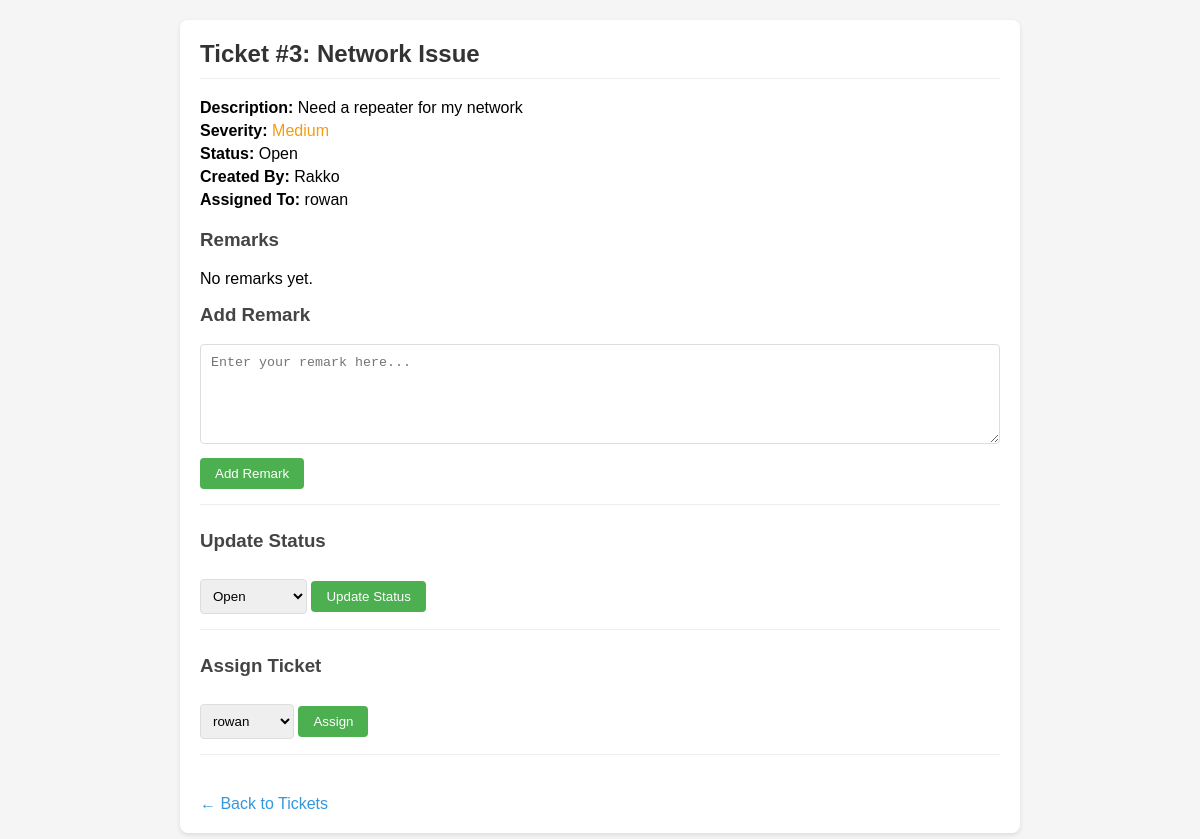
Page /tickets/manage.php?id=3 (signed in) on the committed database.
### tables this page shows
CREATE TABLE `tickets` (
  `id` int(11) NOT NULL,
  `title` varchar(100) NOT NULL,
  `description` text NOT NULL,
  `severity` enum('low','medium','high','critical') NOT NULL,
  `status` enum('open','in_progress','resolved','closed') DEFAULT 'open',
  `created_by` int(11) NOT NULL,
  `assigned_to` int(11) DEFAULT NULL,
  `department` varchar(50) NOT NULL,
  `created_at` timestamp NOT NULL DEFAULT current_timestamp(),
  `updated_at` timestamp NOT NULL DEFAULT current_timestamp() ON UPDATE current_timestamp()
);

CREATE TABLE `users` (
  `id` int(11) NOT NULL,
  `username` varchar(50) NOT NULL,
  `password` varchar(255) NOT NULL,
  `full_name` varchar(100) NOT NULL,
  `email` varchar(100) NOT NULL,
  `role` enum('admin','supervisor','officer','junior_officer') NOT NULL,
  `department` varchar(50) NOT NULL,
  `created_at` timestamp NOT NULL DEFAULT current_timestamp()
);

### tickets/manage.php (the view, shortened to what this page needs)
<?php
require_once '../api/config/database.php';
$ticket_id = $_GET['id'] ?? null;
$stmt = $pdo->prepare("SELECT t.*, u1.username as created_by_username, u2.username as assigned_to_username
                       FROM tickets t
                       LEFT JOIN users u1 ON t.created_by = u1.id
                       LEFT JOIN users u2 ON t.assigned_to = u2.id
                       WHERE t.id = ?");
$stmt->execute([$ticket_id]);
$ticket = $stmt->fetch();
$stmt = $pdo->prepare("SELECT r.*, u.username FROM remarks r JOIN users u ON r.user_id = u.id WHERE r.ticket_id = ? ORDER BY r.created_at DESC");
$stmt->execute([$ticket_id]);
$remarks = $stmt->fetchAll();
$users = [];
if ($_SESSION['role'] === 'supervisor' || $_SESSION['role'] === 'admin') {
    $stmt = $pdo->prepare("SELECT id, username FROM users WHERE department = ?");
    $stmt->execute([$_SESSION['department']]);
    $users = $stmt->fetchAll();
}
?>
<!DOCTYPE html>
<html>
<head>
</head>
<body>
    <div class="container">
        <h2>Ticket #<?= htmlspecialchars($ticket_id) ?>: <?= htmlspecialchars($ticket['title']) ?></h2>
        <div class="ticket-info">
            <p><strong>Description:</strong> <?= htmlspecialchars($ticket['description']) ?></p>
            <p><strong>Severity:</strong> <span class="severity-<?= $ticket['severity'] ?>"><?= ucfirst($ticket['severity']) ?></span></p>
            <p><strong>Status:</strong> <?= ucfirst(str_replace('_', ' ', $ticket['status'])) ?></p>
            <p><strong>Created By:</strong> <?= htmlspecialchars($ticket['created_by_username']) ?></p>
            <p><strong>Assigned To:</strong> <?= $ticket['assigned_to_username'] ? htmlspecialchars($ticket['assigned_to_username']) : 'Unassigned' ?></p>
        </div>
        <div class="section">
            <h3>Remarks</h3>
            <?php if (empty($remarks)): ?>
                <p>No remarks yet.</p>
            <?php endif; ?>
            <h3>Add Remark</h3>
            <form method="post">
                <textarea name="remark" placeholder="Enter your remark here..." required></textarea>
                <button type="submit" name="add_remark" class="btn">Add Remark</button>
            </form>
        </div>
        <div class="section">
            <h3>Update Status</h3>
            <form method="post">
                <select name="status">
                    <option value="open" <?= $ticket['status'] === 'open' ? 'selected' : '' ?>>Open</option>
                </select>
                <button type="submit" name="update_status" class="btn">Update Status</button>
            </form>
        </div>
        <?php if ($_SESSION['role'] === 'supervisor' || $_SESSION['role'] === 'admin'): ?>
        <div class="section">
            <h3>Assign Ticket</h3>
            <form method="post">
                <select name="assigned_to">
                    <?php foreach ($users as $user): ?>
                    <option value="<?= $user['id'] ?>" <?= $ticket['assigned_to'] == $user['id'] ? 'selected' : '' ?>>
                        <?= htmlspecialchars($user['username']) ?>
                    </option>
                    <?php endforeach; ?>
                </select>
                <button type="submit" name="assign_ticket" class="btn">Assign</button>
            </form>
        </div>
        <?php endif; ?>
        <a href="view.php" class="back-link">← Back to Tickets</a>
    </div>
</body>
</html>

### tickets/manage.php (style rules this page uses)
body { font-family: Arial, sans-serif; margin: 0; padding: 20px; background: #f5f5f5; }
.container { max-width: 800px; margin: 0 auto; background: white; padding: 20px; border-radius: 8px; box-shadow: 0 2px 5px rgba(0,0,0,0.1); }
h2 { margin-top: 0; color: #333; border-bottom: 1px solid #eee; padding-bottom: 10px; }
.ticket-info { margin-bottom: 20px; }
.ticket-info p { margin: 5px 0; }
.section { margin-bottom: 25px; padding-bottom: 15px; border-bottom: 1px solid #eee; }
.section h3 { margin-top: 0; color: #444; }
textarea { width: 100%; padding: 10px; border: 1px solid #ddd; border-radius: 4px; box-sizing: border-box; height: 100px; resize: vertical; }
select, input[type="text"] { padding: 8px; border: 1px solid #ddd; border-radius: 4px; }
.btn { padding: 8px 15px; background: #4CAF50; color: white; border: none; border-radius: 4px; cursor: pointer; margin-top: 10px; }
.back-link { display: inline-block; margin-top: 15px; color: #3498db; text-decoration: none; }
.severity-medium { color: #f39c12; }

### rows in the picture
tickets: title "Network Issue", description "Need a repeater for my network", severity "Medium", status "Open", created_by.username "Rakko", assigned_to.username "rowan", assigned_to "rowan"

### other values in the picture
$ticket_id "3"
